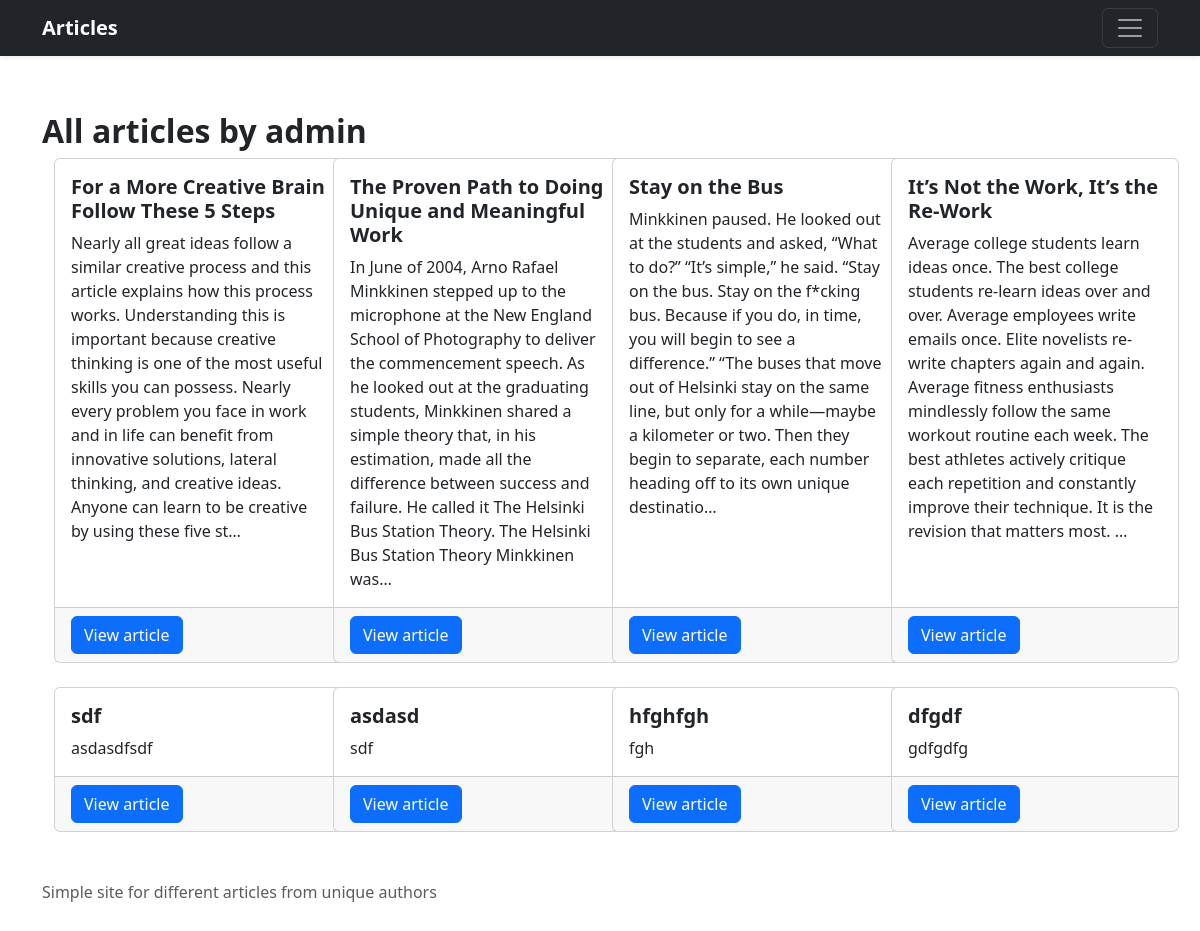
Before: /user/admin/articles with the older database file.
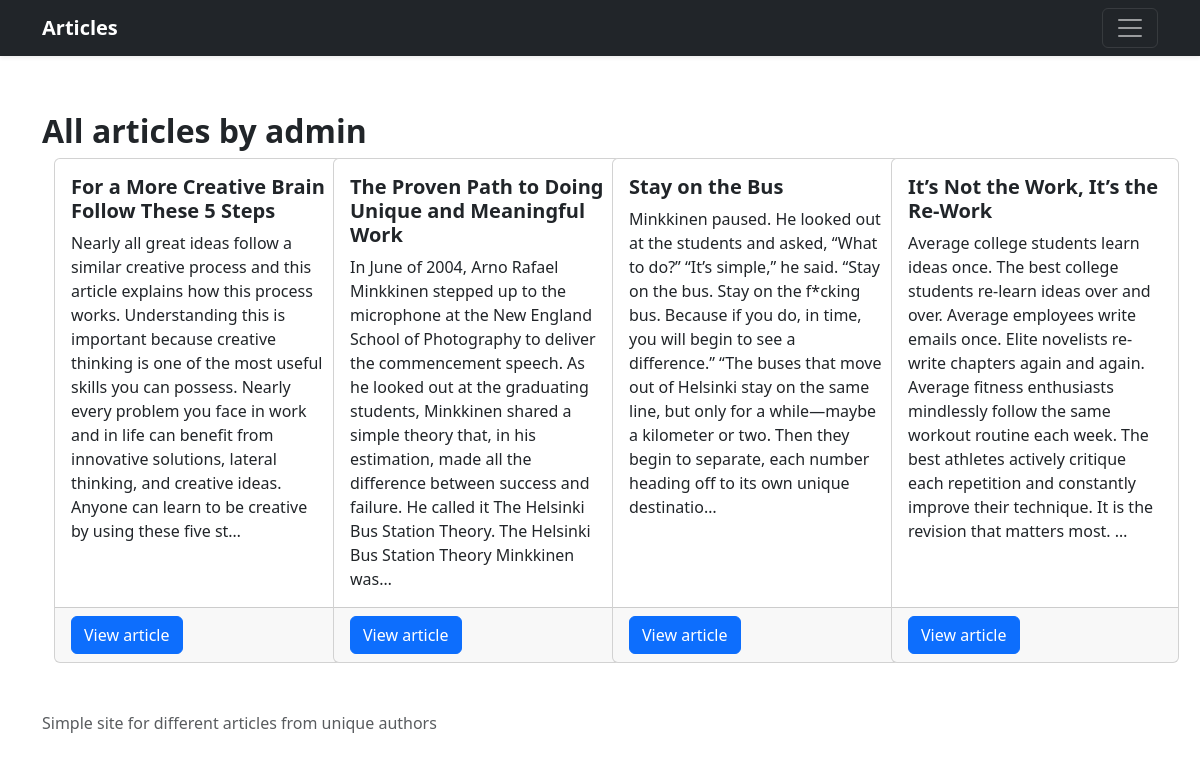
After: the same page with the newer database file.
### blog/models.py (models this page shows, shortened)
class Article(models.Model):
    title = models.CharField(max_length=100)
    text = models.TextField()
    author = models.ForeignKey(User, on_delete=models.SET_NULL, null=True)
    tags = models.ManyToManyField('Tag', blank=True)
    date = models.DateTimeField(default=datetime.datetime.now)

### blog/views.py (the view)
# urls.py: path('user/<slug:slug>/articles', AllArticlesByUserView.as_view(), name='allArticles'),
class AllArticlesByUserView(TemplateView):
    template_name = 'blog/all_articles_by_user.html'
    def get(self, request, slug):
        articles = get_articles(author__username=slug)
        context = get_context_from_articles(articles)
        context.update({'articles_owner': slug})
        return render(request, self.template_name, context)

### blog/views.py (called while the page is built)
def get_articles(**kwargs):
    return Article.objects.filter(**kwargs)

def get_context_from_articles(articles):
    if not articles:
        context = {'message': 'Article(s) does not exist(s)'}
    else:
        context = {'articles': articles}
    return context

### templates/blog/all_articles_by_user.html (shortened to what this page needs)
{% extends 'base.html' %}
{% block content %}
    <div class="row">
        {% if articles %}
            <div class="col"><br>
                <h2><strong>All articles by {{ articles_owner }}</strong></h2>
            </div>
        {% endif %}
        <div class="col"><br>
        </div>
    </div>
    {% if articles %}
        <main>
            <div class="album">
                <div class="container">
                    <div class="row row-cols-1 row-cols-sm-2 row-cols-md-4 g-4">
                        {% for article in articles %}
                            <div class="col">
                                <div class="card h-100" style="width: 18rem;">
                                    <div class="card-body">
                                        <h5 class="card-title"><strong>{{ article.title }}</strong></h5>
                                        <p class="card-text">{{ article.text|truncatechars:400 }}</p>
                                    </div>
                                    <div class="card-footer">
                                        <a href="{% url 'articleDetail' article.pk %}" class="btn btn-primary">View
                                            article</a>
                                    </div>
                                </div>
                            </div>
                        {% endfor %}
                    </div>
                </div>
            </div>
        </main>
    {% endif %}
{% endblock content %}

Changed rows visible on the page:
removed Article: title "sdf", text "asdasdfsdf"
removed Article: title "asdasd", text "sdf"
removed Article: title "hfghfgh", text "fgh"
removed Article: title "dfgdf", text "gdfgdfg"
